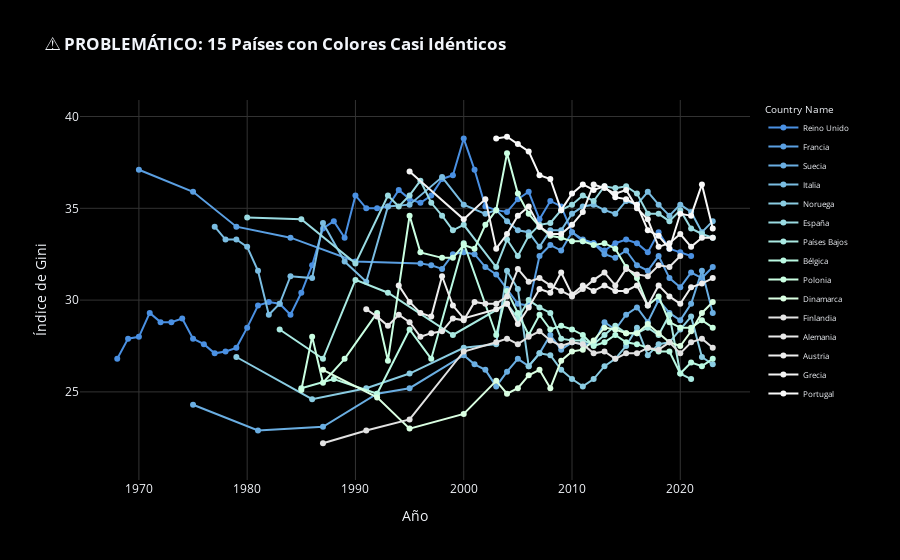

The notebook cell saved with this chart:
### Code cell
# ==========================================================
# ⚠️ VISUALIZACIÓN PROBLEMÁTICA 2: Múltiples países con colores similares
# ==========================================================
print("\n⚠️ PROBLEMA 2: Múltiples países con colores muy similares")
print("   Esto hace imposible seguir las líneas de cada país")

# Seleccionar más países para empeorar el problema
PAISES_MUCHOS = ['Reino Unido', 'Francia', 'Italia', 'Noruega', 'Suecia', 
                 'Alemania', 'España', 'Polonia', 'Bélgica', 'Austria', 
                 'Dinamarca', 'Finlandia', 'Portugal', 'Grecia', 'Países Bajos']

df_muchos = df_paises_europeos[df_paises_europeos['Country Name'].isin(PAISES_MUCHOS)].copy()

# ⚠️ PROBLEMA: Paleta con colores muy similares (todos en tonos azules/grises)
COLOR_PALETTE_SIMILAR = [
    '#4A90E2', '#5A9FE2', '#6AAEE2', '#7ABDE2', '#8ACCE2',  # Azules muy similares
    '#9ADBE2', '#AAEAE2', '#BAF9E2', '#CAFFE2', '#DAFFE2',  # Azules-verdes similares
    '#E2E2E2', '#E8E8E8', '#EEEEEE', '#F4F4F4', '#FAFAFA'   # Grises casi idénticos
]

fig_muchos = px.line(
    df_muchos.sort_values('Year'),
    x='Year',
    y='Value',
    color='Country Name',
    color_discrete_sequence=COLOR_PALETTE_SIMILAR,  # ⚠️ Colores muy similares
    markers=True,
    title='<b>⚠️ PROBLEMÁTICO: 15 Países con Colores Casi Idénticos</b>',
    labels={'Value': 'Índice de Gini', 'Year': 'Año'}
)

# ⚠️ También truncar el eje Y para empeorar el problema
gini_min_muchos = df_muchos['Value'].min()
gini_max_muchos = df_muchos['Value'].max()

fig_muchos.update_layout(
    template='plotly_dark',
    plot_bgcolor='black',
    paper_bgcolor='black',
    yaxis=dict(
        range=[gini_min_muchos - 2, gini_max_muchos + 2],  # ⚠️ Truncado
        gridcolor='#333'
    ),
    xaxis=dict(gridcolor='#333'),
    legend=dict(
        orientation="v",
        yanchor="top",
        y=1,
        xanchor="left",
        x=1.02,
        font=dict(size=8)  # ⚠️ Leyenda pequeña y difícil de leer
    ),
    margin=dict(r=150)  # Espacio para leyenda
)

fig_muchos.show()

print(f"\n⚠️ Problemas identificados:")
print(f"   1. {len(PAISES_MUCHOS)} países con colores casi idénticos")
print(f"   2. Eje Y truncado: [{gini_min_muchos - 2:.1f}, {gini_max_muchos + 2:.1f}]")
print(f"   3. Leyenda pequeña y difícil de leer")
print(f"   4. Imposible distinguir qué línea corresponde a cada país")

### Figure 1 — Plotly figure (JSON) as saved in the notebook; plotly's stock layout.template omitted (floating-point values rounded to 4 significant figures)
{"data": [{"hovertemplate": "Country Name=Reino Unido<br>Año=%{x}<br>Índice de Gini=%{y}<extra></extra>", "legendgroup": "Reino Unido", "line": {"color": "#4A90E2", "dash": "solid"}, "marker": {"symbol": "circle"}, "mode": "lines+markers", "name": "Reino Unido", "orientation": "v", "showlegend": true, "x": [1968, 1969, 1970, 1971, 1972, 1973, 1974, 1975, 1976, 1977, 1978, 1979, 1980, 1981, 1982, 1983, 1984, 1985, 1986, 1987, 1988, 1989, 1990, 1991, 1992, 1993, 1994, 1995, 1996, 1997, 1998, 1999, 2000, 2001, 2002, 2003, 2004, 2005, 2006, 2007, 2008, 2009, 2010, 2011, 2012, 2013, 2014, 2015, 2016, 2017, 2018, 2019, 2020, 2021], "xaxis": "x", "y": [26.8, 27.9, 28.0, 29.3, 28.8, 28.8, 29.0, 27.9, 27.6, 27.1, 27.2, 27.4, 28.5, 29.7, 29.9, 29.8, 29.2, 30.4, 31.9, 33.9, 34.3, 33.4, 35.7, 35.0, 35.0, 35.1, 36.0, 35.5, 35.3, 35.7, 36.6, 36.8, 38.8, 37.1, 35.1, 34.9, 34.8, 35.5, 35.9, 34.4, 35.4, 35.1, 33.7, 33.2, 33.1, 32.7, 33.1, 33.3, 33.1, 32.6, 33.7, 32.8, 32.6, 32.4], "yaxis": "y", "type": "scatter"}, {"hovertemplate": "Country Name=Francia<br>Año=%{x}<br>Índice de Gini=%{y}<extra></extra>", "legendgroup": "Francia", "line": {"color": "#5A9FE2", "dash": "solid"}, "marker": {"symbol": "circle"}, "mode": "lines+markers", "name": "Francia", "orientation": "v", "showlegend": true, "x": [1970, 1975, 1979, 1984, 1990, 1996, 1997, 1998, 1999, 2000, 2001, 2002, 2003, 2004, 2005, 2006, 2007, 2008, 2009, 2010, 2011, 2012, 2013, 2014, 2015, 2016, 2017, 2018, 2019, 2020, 2021, 2022, 2023], "xaxis": "x", "y": [37.1, 35.9, 34.0, 33.4, 32.1, 32.0, 31.9, 31.7, 32.5, 32.6, 32.5, 31.8, 31.4, 30.6, 29.8, 29.7, 32.4, 33.0, 32.7, 33.7, 33.3, 33.1, 32.5, 32.3, 32.7, 31.9, 31.6, 32.4, 31.2, 30.7, 31.5, 31.2, 31.8], "yaxis": "y", "type": "scatter"}, {"hovertemplate": "Country Name=Suecia<br>Año=%{x}<br>Índice de Gini=%{y}<extra></extra>", "legendgroup": "Suecia", "line": {"color": "#6AAEE2", "dash": "solid"}, "marker": {"symbol": "circle"}, "mode": "lines+markers", "name": "Suecia", "orientation": "v", "showlegend": true, "x": [1975, 1981, 1987, 1992, 1995, 2000, 2001, 2002, 2003, 2004, 2005, 2006, 2007, 2008, 2009, 2010, 2011, 2012, 2013, 2014, 2015, 2016, 2017, 2018, 2019, 2020, 2021, 2022, 2023], "xaxis": "x", "y": [24.3, 22.9, 23.1, 24.9, 25.2, 27.0, 26.5, 26.2, 25.3, 26.1, 26.8, 26.4, 27.1, 28.1, 27.3, 27.7, 27.6, 27.6, 28.8, 28.4, 29.2, 29.6, 28.8, 30.0, 29.3, 28.9, 29.8, 31.6, 29.3], "yaxis": "y", "type": "scatter"}, {"hovertemplate": "Country Name=Italia<br>Año=%{x}<br>Índice de Gini=%{y}<extra></extra>", "legendgroup": "Italia", "line": {"color": "#7ABDE2", "dash": "solid"}, "marker": {"symbol": "circle"}, "mode": "lines+markers", "name": "Italia", "orientation": "v", "showlegend": true, "x": [1977, 1978, 1979, 1980, 1981, 1982, 1983, 1984, 1986, 1987, 1989, 1991, 1993, 1995, 1998, 2000, 2002, 2003, 2004, 2005, 2006, 2007, 2008, 2009, 2010, 2011, 2012, 2013, 2014, 2015, 2016, 2017, 2018, 2019, 2020, 2021, 2022, 2023], "xaxis": "x", "y": [34.0, 33.3, 33.3, 32.9, 31.6, 29.2, 29.8, 31.3, 31.2, 34.2, 32.1, 31.0, 35.1, 35.2, 36.7, 35.2, 34.7, 34.9, 34.3, 33.8, 33.7, 32.9, 33.8, 33.8, 34.7, 35.1, 35.2, 34.9, 34.7, 35.4, 35.2, 35.9, 35.2, 34.6, 35.2, 34.8, 33.7, 34.3], "yaxis": "y", "type": "scatter"}, {"hovertemplate": "Country Name=Noruega<br>Año=%{x}<br>Índice de Gini=%{y}<extra></extra>", "legendgroup": "Noruega", "line": {"color": "#8ACCE2", "dash": "solid"}, "marker": {"symbol": "circle"}, "mode": "lines+markers", "name": "Noruega", "orientation": "v", "showlegend": true, "x": [1979, 1986, 1991, 1995, 2000, 2003, 2004, 2005, 2006, 2007, 2008, 2009, 2010, 2011, 2012, 2013, 2014, 2015, 2016, 2017, 2018, 2019, 2020, 2021, 2022, 2023], "xaxis": "x", "y": [26.9, 24.6, 25.2, 26.0, 27.4, 27.6, 31.6, 30.6, 26.4, 27.1, 27.0, 26.2, 25.7, 25.3, 25.7, 26.4, 26.8, 27.5, 28.5, 27.0, 27.6, 27.7, 28.4, 29.1, 26.9, 26.5], "yaxis": "y", "type": "scatter"}, {"hovertemplate": "Country Name=España<br>Año=%{x}<br>Índice de Gini=%{y}<extra></extra>", "legendgroup": "España", "line": {"color": "#9ADBE2", "dash": "solid"}, "marker": {"symbol": "circle"}, "mode": "lines+markers", "name": "España", "orientation": "v", "showlegend": true, "x": [1980, 1985, 1990, 1993, 1994, 1995, 1996, 1997, 1998, 1999, 2000, 2003, 2004, 2005, 2006, 2007, 2008, 2009, 2010, 2011, 2012, 2013, 2014, 2015, 2016, 2017, 2018, 2019, 2020, 2021, 2022, 2023], "xaxis": "x", "y": [34.5, 34.4, 32.0, 35.7, 35.1, 35.7, 36.5, 35.3, 34.6, 33.8, 34.1, 31.8, 33.3, 32.4, 33.5, 34.1, 34.2, 34.9, 35.2, 35.7, 35.4, 36.2, 36.1, 36.2, 35.8, 34.7, 34.7, 34.3, 34.9, 33.9, 33.6, 33.4], "yaxis": "y", "type": "scatter"}, {"hovertemplate": "Country Name=Países Bajos<br>Año=%{x}<br>Índice de Gini=%{y}<extra></extra>", "legendgroup": "Países Bajos", "line": {"color": "#AAEAE2", "dash": "solid"}, "marker": {"symbol": "circle"}, "mode": "lines+markers", "name": "Países Bajos", "orientation": "v", "showlegend": true, "x": [1983, 1987, 1990, 1993, 1999, 2004, 2005, 2006, 2007, 2008, 2009, 2010, 2011, 2012, 2013, 2014, 2015, 2016, 2017, 2018, 2019, 2020, 2021], "xaxis": "x", "y": [28.4, 26.8, 31.1, 30.4, 28.1, 29.8, 29.0, 30.0, 29.6, 29.3, 27.9, 27.8, 27.8, 27.6, 28.1, 28.6, 28.2, 28.2, 28.5, 28.1, 29.2, 26.0, 25.7], "yaxis": "y", "type": "scatter"}, {"hovertemplate": "Country Name=Bélgica<br>Año=%{x}<br>Índice de Gini=%{y}<extra></extra>", "legendgroup": "Bélgica", "line": {"color": "#BAF9E2", "dash": "solid"}, "marker": {"symbol": "circle"}, "mode": "lines+markers", "name": "Bélgica", "orientation": "v", "showlegend": true, "x": [1985, 1988, 1992, 1995, 1997, 2000, 2003, 2004, 2005, 2006, 2007, 2008, 2009, 2010, 2011, 2012, 2013, 2014, 2015, 2016, 2017, 2018, 2019, 2020, 2021, 2022, 2023], "xaxis": "x", "y": [25.2, 25.7, 24.9, 28.4, 26.8, 33.1, 28.1, 30.5, 29.3, 28.1, 29.2, 28.4, 28.6, 28.4, 28.1, 27.5, 27.7, 28.1, 27.7, 27.6, 27.4, 27.2, 27.2, 26.0, 26.6, 26.4, 26.8], "yaxis": "y", "type": "scatter"}, {"hovertemplate": "Country Name=Polonia<br>Año=%{x}<br>Índice de Gini=%{y}<extra></extra>", "legendgroup": "Polonia", "line": {"color": "#CAFFE2", "dash": "solid"}, "marker": {"symbol": "circle"}, "mode": "lines+markers", "name": "Polonia", "orientation": "v", "showlegend": true, "x": [1985, 1986, 1987, 1989, 1992, 1993, 1995, 1996, 1998, 1999, 2000, 2001, 2002, 2003, 2004, 2005, 2006, 2007, 2008, 2009, 2010, 2011, 2012, 2013, 2014, 2015, 2016, 2017, 2018, 2019, 2020, 2021, 2022, 2023], "xaxis": "x", "y": [25.1, 28.0, 25.5, 26.8, 29.3, 26.7, 34.6, 32.6, 32.3, 32.3, 33.0, 32.8, 34.1, 34.9, 38.0, 35.8, 34.7, 34.0, 33.5, 33.4, 33.2, 33.2, 33.0, 33.1, 32.8, 31.8, 31.2, 29.7, 30.2, 28.8, 28.5, 28.5, 28.9, 28.5], "yaxis": "y", "type": "scatter"}, {"hovertemplate": "Country Name=Dinamarca<br>Año=%{x}<br>Índice de Gini=%{y}<extra></extra>", "legendgroup": "Dinamarca", "line": {"color": "#DAFFE2", "dash": "solid"}, "marker": {"symbol": "circle"}, "mode": "lines+markers", "name": "Dinamarca", "orientation": "v", "showlegend": true, "x": [1987, 1992, 1995, 2000, 2003, 2004, 2005, 2006, 2007, 2008, 2009, 2010, 2011, 2012, 2013, 2014, 2015, 2016, 2017, 2018, 2019, 2020, 2021, 2022, 2023], "xaxis": "x", "y": [26.2, 24.7, 23.0, 23.8, 25.6, 24.9, 25.2, 25.9, 26.2, 25.2, 26.7, 27.2, 27.3, 27.8, 28.5, 28.4, 28.2, 28.2, 28.7, 28.2, 27.7, 27.5, 28.3, 29.3, 29.9], "yaxis": "y", "type": "scatter"}, {"hovertemplate": "Country Name=Finlandia<br>Año=%{x}<br>Índice de Gini=%{y}<extra></extra>", "legendgroup": "Finlandia", "line": {"color": "#E2E2E2", "dash": "solid"}, "marker": {"symbol": "circle"}, "mode": "lines+markers", "name": "Finlandia", "orientation": "v", "showlegend": true, "x": [1987, 1991, 1995, 2000, 2003, 2004, 2005, 2006, 2007, 2008, 2009, 2010, 2011, 2012, 2013, 2014, 2015, 2016, 2017, 2018, 2019, 2020, 2021, 2022, 2023], "xaxis": "x", "y": [22.2, 22.9, 23.5, 27.2, 27.7, 27.9, 27.6, 28.0, 28.3, 27.8, 27.5, 27.7, 27.6, 27.1, 27.2, 26.8, 27.1, 27.1, 27.4, 27.3, 27.7, 27.1, 27.7, 27.9, 27.4], "yaxis": "y", "type": "scatter"}, {"hovertemplate": "Country Name=Alemania<br>Año=%{x}<br>Índice de Gini=%{y}<extra></extra>", "legendgroup": "Alemania", "line": {"color": "#E8E8E8", "dash": "solid"}, "marker": {"symbol": "circle"}, "mode": "lines+markers", "name": "Alemania", "orientation": "v", "showlegend": true, "x": [1991, 1992, 1993, 1994, 1995, 1996, 1997, 1998, 1999, 2000, 2001, 2002, 2003, 2004, 2005, 2006, 2007, 2008, 2009, 2010, 2011, 2012, 2013, 2014, 2015, 2016, 2017, 2018, 2019, 2020], "xaxis": "x", "y": [29.5, 29.1, 28.6, 29.2, 28.8, 28.0, 28.2, 28.3, 29.0, 28.9, 29.9, 29.8, 29.8, 30.2, 31.7, 31.0, 31.2, 30.8, 30.5, 30.2, 30.6, 31.1, 31.5, 30.8, 31.7, 31.4, 31.3, 31.9, 31.8, 32.4], "yaxis": "y", "type": "scatter"}, {"hovertemplate": "Country Name=Austria<br>Año=%{x}<br>Índice de Gini=%{y}<extra></extra>", "legendgroup": "Austria", "line": {"color": "#EEEEEE", "dash": "solid"}, "marker": {"symbol": "circle"}, "mode": "lines+markers", "name": "Austria", "orientation": "v", "showlegend": true, "x": [1994, 1995, 1996, 1997, 1998, 1999, 2000, 2003, 2004, 2005, 2006, 2007, 2008, 2009, 2010, 2011, 2012, 2013, 2014, 2015, 2016, 2017, 2018, 2019, 2020, 2021, 2022, 2023], "xaxis": "x", "y": [30.8, 29.9, 29.3, 29.1, 31.3, 29.7, 29.0, 29.5, 29.8, 28.7, 29.6, 30.6, 30.4, 31.5, 30.3, 30.8, 30.5, 30.8, 30.5, 30.5, 30.8, 29.7, 30.8, 30.2, 29.8, 30.7, 30.9, 31.2], "yaxis": "y", "type": "scatter"}, {"hovertemplate": "Country Name=Grecia<br>Año=%{x}<br>Índice de Gini=%{y}<extra></extra>", "legendgroup": "Grecia", "line": {"color": "#F4F4F4", "dash": "solid"}, "marker": {"symbol": "circle"}, "mode": "lines+markers", "name": "Grecia", "orientation": "v", "showlegend": true, "x": [1995, 2000, 2002, 2003, 2004, 2005, 2006, 2007, 2008, 2009, 2010, 2011, 2012, 2013, 2014, 2015, 2016, 2017, 2018, 2019, 2020, 2021, 2022, 2023], "xaxis": "x", "y": [37.0, 34.4, 35.5, 32.8, 33.6, 34.6, 35.1, 34.0, 33.6, 33.6, 34.1, 34.8, 36.3, 36.1, 35.8, 36.0, 35.0, 34.4, 32.9, 33.1, 33.6, 32.9, 33.4, 33.4], "yaxis": "y", "type": "scatter"}, {"hovertemplate": "Country Name=Portugal<br>Año=%{x}<br>Índice de Gini=%{y}<extra></extra>", "legendgroup": "Portugal", "line": {"color": "#FAFAFA", "dash": "solid"}, "marker": {"symbol": "circle"}, "mode": "lines+markers", "name": "Portugal", "orientation": "v", "showlegend": true, "x": [2003, 2004, 2005, 2006, 2007, 2008, 2009, 2010, 2011, 2012, 2013, 2014, 2015, 2016, 2017, 2018, 2019, 2020, 2021, 2022, 2023], "xaxis": "x", "y": [38.8, 38.9, 38.5, 38.1, 36.8, 36.6, 34.9, 35.8, 36.3, 36.0, 36.2, 35.6, 35.5, 35.2, 33.8, 33.5, 32.8, 34.7, 34.6, 36.3, 33.9], "yaxis": "y", "type": "scatter"}], "layout": {"xaxis": {"anchor": "y", "domain": [0.0, 1.0], "title": {"text": "Año"}, "gridcolor": "#333"}, "yaxis": {"anchor": "x", "domain": [0.0, 1.0], "title": {"text": "Índice de Gini"}, "range": [20.2, 40.9], "gridcolor": "#333"}, "legend": {"title": {"text": "Country Name"}, "tracegroupgap": 0, "font": {"size": 8}, "orientation": "v", "yanchor": "top", "y": 1, "xanchor": "left", "x": 1.02}, "title": {"text": "<b>⚠️ PROBLEMÁTICO: 15 Países con Colores Casi Idénticos</b>"}, "margin": {"r": 150}, "plot_bgcolor": "black", "paper_bgcolor": "black"}}
